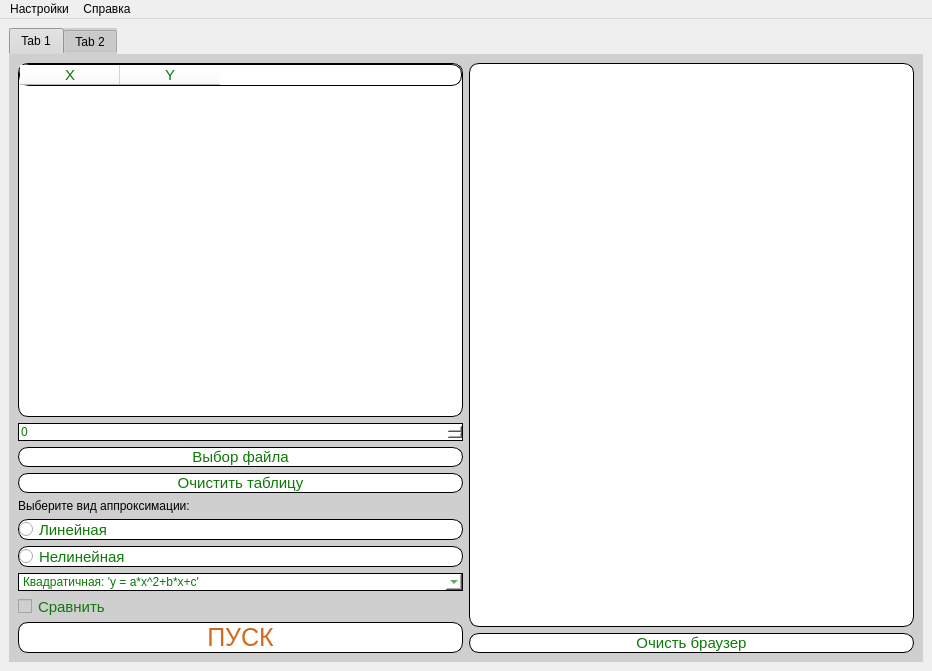
<?xml version="1.0" encoding="UTF-8"?>
<ui version="4.0">
 <class>Function_approximation</class>
 <widget class="QMainWindow" name="Function_approximation">
  <property name="geometry">
   <rect>
    <x>0</x>
    <y>0</y>
    <width>932</width>
    <height>671</height>
   </rect>
  </property>
  <property name="windowTitle">
   <string>MainWindow</string>
  </property>
  <property name="styleSheet">
   <string notr="true"/>
  </property>
  <widget class="QWidget" name="centralwidget">
   <layout class="QGridLayout" name="gridLayout_3">
    <item row="0" column="0">
     <widget class="QTabWidget" name="tabWidget">
      <property name="styleSheet">
       <string notr="true">background-color: rgb(207, 207, 207);
border-color: rgb(207, 207, 207);</string>
      </property>
      <property name="currentIndex">
       <number>0</number>
      </property>
      <widget class="QWidget" name="tab">
       <attribute name="title">
        <string>Tab 1</string>
       </attribute>
       <layout class="QGridLayout" name="gridLayout">
        <item row="0" column="0" rowspan="3">
         <layout class="QVBoxLayout" name="verticalLayout_2">
          <item>
           <widget class="QTableWidget" name="tableWidget">
            <property name="styleSheet">
             <string notr="true">background-color: rgb(255, 255, 255);
border-radius: 10px;
font-size: 15px;
color: #0d7907;
font: 1.2rem &quot;Fira Sans&quot;, sans-serif;
border:0.5px solid black;</string>
            </property>
            <column>
             <property name="text">
              <string>X</string>
             </property>
            </column>
            <column>
             <property name="text">
              <string>Y</string>
             </property>
            </column>
           </widget>
          </item>
          <item>
           <widget class="QSpinBox" name="spin">
            <property name="styleSheet">
             <string notr="true">background-color: rgb(255, 255, 255);
border-radius: 10px;
font-size: 12px;
color: #0d7907;
font: 1.2rem &quot;Fira Sans&quot;, sans-serif;
border:0.5px solid black;</string>
            </property>
           </widget>
          </item>
          <item>
           <widget class="QPushButton" name="button_file">
            <property name="styleSheet">
             <string notr="true">QPushButton {
    background-color: rgb(255, 255, 255);
	border-radius: 10px;
	font-size: 15px;
	color: #0d7907;
	font: 1.2rem &quot;Fira Sans&quot;, sans-serif;
	border:0.5px solid black;
}
QPushButton:hover {
    background-color: lightgreen;
}</string>
            </property>
            <property name="text">
             <string>Выбор файла</string>
            </property>
           </widget>
          </item>
          <item>
           <widget class="QPushButton" name="clear_button_table">
            <property name="styleSheet">
             <string notr="true">QPushButton {
    background-color: rgb(255, 255, 255);
	border-radius: 10px;
	font-size: 15px;
	color: #0d7907;
	font: 1.2rem &quot;Fira Sans&quot;, sans-serif;
	border:0.5px solid black;
}
QPushButton:hover {
    background-color: lightgreen;
}</string>
            </property>
            <property name="text">
             <string>Очистить таблицу</string>
            </property>
           </widget>
          </item>
          <item>
           <widget class="QLabel" name="label">
            <property name="styleSheet">
             <string notr="true">border-radius: 10px;
font-size: 12px;
font: 1.2rem &quot;Fira Sans&quot;, sans-serif;</string>
            </property>
            <property name="text">
             <string>Выберите вид аппроксимации:</string>
            </property>
           </widget>
          </item>
          <item>
           <layout class="QVBoxLayout" name="verticalLayout_3">
            <item>
             <widget class="QRadioButton" name="linear_radioButton">
              <property name="styleSheet">
               <string notr="true">background-color: rgb(255, 255, 255);
border-radius: 10px;
font-size: 15px;
color: #0d7907;
font: 1.2rem &quot;Fira Sans&quot;, sans-serif;
border:0.5px solid black;</string>
              </property>
              <property name="text">
               <string>Линейная</string>
              </property>
             </widget>
            </item>
            <item>
             <widget class="QRadioButton" name="nonlinear_radioButton">
              <property name="styleSheet">
               <string notr="true">background-color: rgb(255, 255, 255);
border-radius: 10px;
font-size: 15px;
color: #0d7907;
font: 1.2rem &quot;Fira Sans&quot;, sans-serif;
border:0.5px solid black;</string>
              </property>
              <property name="text">
               <string>Нелинейная</string>
              </property>
             </widget>
            </item>
            <item>
             <widget class="QComboBox" name="comboBox">
              <property name="styleSheet">
               <string notr="true">background-color: rgb(255, 255, 255);
border-radius: 10px;
font-size: 12px;
color: #0d7907;
font: 1.2rem &quot;Fira Sans&quot;, sans-serif;
border:0.5px solid black;</string>
              </property>
              <item>
               <property name="text">
                <string>Квадратичная: 'y = a*x^2+b*x+c'</string>
               </property>
              </item>
              <item>
               <property name="text">
                <string>Кубическая: 'y = a*x^3 + b*x^2 + c*x + d'</string>
               </property>
              </item>
              <item>
               <property name="text">
                <string>Степенная:  'y = k*x^n'</string>
               </property>
              </item>
              <item>
               <property name="text">
                <string>Экспоненциальная I типа: 'y = a*exp(b^x)'</string>
               </property>
              </item>
              <item>
               <property name="text">
                <string>Экспоненциальная II типа: 'y = a*b^x'</string>
               </property>
              </item>
              <item>
               <property name="text">
                <string>Логарифмическая: 'y = b + a*log(x)'</string>
               </property>
              </item>
              <item>
               <property name="text">
                <string>Гиперболическая:  'y = b+a/x'</string>
               </property>
              </item>
             </widget>
            </item>
            <item>
             <widget class="QCheckBox" name="compare_checkBox">
              <property name="styleSheet">
               <string notr="true">font-size: 15px;
border-radius: 20px;
color: #0d7907;
font: 1.2rem &quot;Fira Sans&quot;, sans-serif;</string>
              </property>
              <property name="text">
               <string>Сравнить</string>
              </property>
             </widget>
            </item>
            <item>
             <widget class="QPushButton" name="run_button">
              <property name="styleSheet">
               <string notr="true">QPushButton {
	background-color: rgb(255, 255, 255);
	border-radius: 10px;
	font-size: 25px;
	color: #D2691E;
	font: 1.2rem &quot;Fira Sans&quot;, sans-serif;
	border:0.5px solid black;
}
QPushButton::hover{
	background-color : lightgreen;
}
</string>
              </property>
              <property name="text">
               <string>ПУСК</string>
              </property>
             </widget>
            </item>
           </layout>
          </item>
         </layout>
        </item>
        <item row="0" column="1">
         <widget class="QTextBrowser" name="textBrowser">
          <property name="styleSheet">
           <string notr="true">background-color: rgb(255, 255, 255);
border-radius: 10px;
font-size: 12px;
color: #0d7907;
font: 1.2rem &quot;Fira Sans&quot;, sans-serif;
border:0.5px solid black;</string>
          </property>
         </widget>
        </item>
        <item row="1" column="1">
         <widget class="QPushButton" name="clear_button_browser">
          <property name="styleSheet">
           <string notr="true">QPushButton {
    background-color: rgb(255, 255, 255);
	border-radius: 10px;
	font-size: 15px;
	color: #0d7907;
	font: 1.2rem &quot;Fira Sans&quot;, sans-serif;
	border:0.5px solid black;
}
QPushButton:hover {
    background-color: lightgreen;
}</string>
          </property>
          <property name="text">
           <string>Очисть браузер</string>
          </property>
         </widget>
        </item>
        <item row="2" column="1">
         <layout class="QVBoxLayout" name="verticalLayout">
          <property name="sizeConstraint">
           <enum>QLayout::SetDefaultConstraint</enum>
          </property>
         </layout>
        </item>
       </layout>
      </widget>
      <widget class="QWidget" name="tab_2">
       <attribute name="title">
        <string>Tab 2</string>
       </attribute>
       <layout class="QGridLayout" name="gridLayout_2">
        <item row="0" column="0" rowspan="5">
         <widget class="QTableView" name="view">
          <property name="styleSheet">
           <string notr="true">background-color: rgb(255, 255, 255);
border-radius: 10px;
color: #0d7907;
font: 1.2rem &quot;Fira Sans&quot;, sans-serif;
border:0.5px solid black;</string>
          </property>
         </widget>
        </item>
        <item row="0" column="1">
         <widget class="QSpinBox" name="id_spin">
          <property name="styleSheet">
           <string notr="true">background-color: rgb(255, 255, 255);
border-radius: 10px;
font-size: 20px;
color: #0d7907;
font: 1.2rem &quot;Fira Sans&quot;, sans-serif;
border:0.5px solid black;</string>
          </property>
         </widget>
        </item>
        <item row="1" column="1">
         <widget class="QPushButton" name="del_button">
          <property name="styleSheet">
           <string notr="true">QPushButton {
    background-color: rgb(255, 255, 255);
	border-radius: 10px;
	font-size: 20px;
	color: #0d7907;
	font: 1.2rem &quot;Fira Sans&quot;, sans-serif;
	border:0.5px solid black;
}
QPushButton:hover {
    background-color: lightgreen;
}</string>
          </property>
          <property name="text">
           <string>Удалить</string>
          </property>
         </widget>
        </item>
        <item row="2" column="1">
         <widget class="QPushButton" name="save_button">
          <property name="styleSheet">
           <string notr="true">QPushButton {
    background-color: rgb(255, 255, 255);
	border-radius: 10px;
	font-size: 20px;
	color: #0d7907;
	font: 1.2rem &quot;Fira Sans&quot;, sans-serif;
	border:0.5px solid black;
}
QPushButton:hover {
    background-color: lightgreen;
}</string>
          </property>
          <property name="text">
           <string>Сохранить</string>
          </property>
         </widget>
        </item>
        <item row="3" column="1">
         <widget class="QPushButton" name="change_button">
          <property name="styleSheet">
           <string notr="true">QPushButton {
    background-color: rgb(255, 255, 255);
	border-radius: 10px;
	font-size: 20px;
	color: #0d7907;
	font: 1.2rem &quot;Fira Sans&quot;, sans-serif;
	border:0.5px solid black;
}
QPushButton:hover {
    background-color: lightgreen;
}</string>
          </property>
          <property name="text">
           <string>Загрузить</string>
          </property>
         </widget>
        </item>
        <item row="4" column="1">
         <widget class="QTableWidget" name="table_for_db">
          <property name="styleSheet">
           <string notr="true">background-color: rgb(255, 255, 255);
border-radius: 10px;
color: #0d7907;
font: 1.2rem &quot;Fira Sans&quot;, sans-serif;
border:0.5px solid black;</string>
          </property>
         </widget>
        </item>
       </layout>
      </widget>
     </widget>
    </item>
   </layout>
  </widget>
  <widget class="QMenuBar" name="menuBar">
   <property name="geometry">
    <rect>
     <x>0</x>
     <y>0</y>
     <width>932</width>
     <height>21</height>
    </rect>
   </property>
   <widget class="QMenu" name="menu">
    <property name="title">
     <string>Настройки</string>
    </property>
    <widget class="QMenu" name="menu_3">
     <property name="title">
      <string>Язык</string>
     </property>
     <addaction name="action_rus"/>
     <addaction name="action_en"/>
    </widget>
    <addaction name="menu_3"/>
    <addaction name="separator"/>
    <addaction name="action_exit"/>
   </widget>
   <widget class="QMenu" name="menu_2">
    <property name="title">
     <string>Справка</string>
    </property>
    <addaction name="action_reference"/>
   </widget>
   <addaction name="menu"/>
   <addaction name="menu_2"/>
  </widget>
  <action name="action_exit">
   <property name="text">
    <string>Выход                                       Ctrl + Alt + Q</string>
   </property>
  </action>
  <action name="action_rus">
   <property name="text">
    <string>Русский</string>
   </property>
  </action>
  <action name="action_en">
   <property name="text">
    <string>Английский</string>
   </property>
  </action>
  <action name="action_reference">
   <property name="text">
    <string>О прогрмме                                   F1</string>
   </property>
  </action>
 </widget>
 <resources/>
 <connections/>
</ui>
